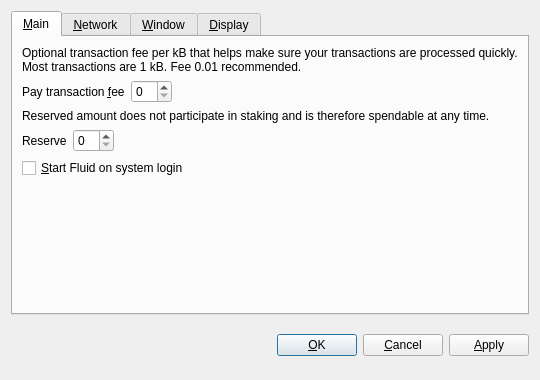
<?xml version="1.0" encoding="UTF-8"?>
<ui version="4.0">
 <class>OptionsDialog</class>
 <widget class="QDialog" name="OptionsDialog">
  <property name="geometry">
   <rect>
    <x>0</x>
    <y>0</y>
    <width>540</width>
    <height>380</height>
   </rect>
  </property>
  <property name="windowTitle">
   <string>Options</string>
  </property>
  <property name="modal">
   <bool>true</bool>
  </property>
  <layout class="QVBoxLayout" name="verticalLayout">
   <item>
    <widget class="QTabWidget" name="tabWidget">
     <property name="tabPosition">
      <enum>QTabWidget::North</enum>
     </property>
     <property name="currentIndex">
      <number>0</number>
     </property>
     <widget class="QWidget" name="tabMain">
      <attribute name="title">
       <string>&amp;Main</string>
      </attribute>
      <layout class="QVBoxLayout" name="verticalLayout_Main">
       <item>
        <widget class="QLabel" name="transactionFeeInfoLabel">
         <property name="text">
          <string>Optional transaction fee per kB that helps make sure your transactions are processed quickly. Most transactions are 1 kB. Fee 0.01 recommended.</string>
         </property>
         <property name="textFormat">
          <enum>Qt::PlainText</enum>
         </property>
         <property name="wordWrap">
          <bool>true</bool>
         </property>
        </widget>
       </item>
       <item>
        <layout class="QHBoxLayout" name="horizontalLayoutFee">
         <item>
          <widget class="QLabel" name="transactionFeeLabel">
           <property name="text">
            <string>Pay transaction &amp;fee</string>
           </property>
           <property name="textFormat">
            <enum>Qt::PlainText</enum>
           </property>
           <property name="buddy">
            <cstring>transactionFee</cstring>
           </property>
          </widget>
         </item>
         <item>
          <widget class="BitcoinAmountField" name="transactionFee"/>
         </item>
         <item>
          <spacer name="horizontalSpacerFee">
           <property name="orientation">
            <enum>Qt::Horizontal</enum>
           </property>
           <property name="sizeHint" stdset="0">
            <size>
             <width>40</width>
             <height>20</height>
            </size>
           </property>
          </spacer>
         </item>
        </layout>
       </item>
       <item>
        <widget class="QLabel" name="reserveBalanceInfoLabel">
         <property name="text">
          <string>Reserved amount does not participate in staking and is therefore spendable at any time.</string>
         </property>
         <property name="textFormat">
          <enum>Qt::PlainText</enum>
         </property>
         <property name="wordWrap">
          <bool>true</bool>
         </property>
        </widget>
       </item>
       <item>
        <layout class="QHBoxLayout" name="horizontalLayoutReserveBalance">
         <item>
          <widget class="QLabel" name="reserveBalanceLabel">
           <property name="text">
            <string>Reserve</string>
           </property>
           <property name="textFormat">
            <enum>Qt::PlainText</enum>
           </property>
           <property name="buddy">
            <cstring>reserveBalance</cstring>
           </property>
          </widget>
         </item>
         <item>
          <widget class="BitcoinAmountField" name="reserveBalance"/>
         </item>
         <item>
          <spacer name="horizontalSpacerReserveBalance">
           <property name="orientation">
            <enum>Qt::Horizontal</enum>
           </property>
           <property name="sizeHint" stdset="0">
            <size>
             <width>40</width>
             <height>20</height>
            </size>
           </property>
          </spacer>
         </item>
        </layout>
       </item>
       <item>
        <widget class="QCheckBox" name="bitcoinAtStartup">
         <property name="toolTip">
          <string>Automatically start Fluid after logging in to the system.</string>
         </property>
         <property name="text">
          <string>&amp;Start Fluid on system login</string>
         </property>
        </widget>
       </item>
       <item>
        <spacer name="verticalSpacer_Main">
         <property name="orientation">
          <enum>Qt::Vertical</enum>
         </property>
         <property name="sizeHint" stdset="0">
          <size>
           <width>20</width>
           <height>40</height>
          </size>
         </property>
        </spacer>
       </item>
      </layout>
     </widget>
     <widget class="QWidget" name="tabNetwork">
      <attribute name="title">
       <string>&amp;Network</string>
      </attribute>
      <layout class="QVBoxLayout" name="verticalLayout_Network">
       <item>
        <widget class="QCheckBox" name="mapPortUpnp">
         <property name="toolTip">
          <string>Automatically open the Fluid client port on the router. This only works when your router supports UPnP and it is enabled.</string>
         </property>
         <property name="text">
          <string>Map port using &amp;UPnP</string>
         </property>
        </widget>
       </item>
       <item>
        <widget class="QCheckBox" name="connectSocks">
         <property name="toolTip">
          <string>Connect to the Fluid network through a SOCKS5 proxy (e.g. when connecting through Tor).</string>
         </property>
         <property name="text">
          <string>&amp;Connect through SOCKS5 proxy:</string>
         </property>
        </widget>
       </item>
       <item>
        <layout class="QHBoxLayout" name="horizontalLayout_Network">
         <item>
          <widget class="QLabel" name="proxyIpLabel">
           <property name="text">
            <string>Proxy &amp;IP:</string>
           </property>
           <property name="textFormat">
            <enum>Qt::PlainText</enum>
           </property>
           <property name="buddy">
            <cstring>proxyIp</cstring>
           </property>
          </widget>
         </item>
         <item>
          <widget class="QValidatedLineEdit" name="proxyIp">
           <property name="maximumSize">
            <size>
             <width>140</width>
             <height>16777215</height>
            </size>
           </property>
           <property name="toolTip">
            <string>IP address of the proxy (e.g. 127.0.0.1)</string>
           </property>
          </widget>
         </item>
         <item>
          <widget class="QLabel" name="proxyPortLabel">
           <property name="text">
            <string>&amp;Port:</string>
           </property>
           <property name="textFormat">
            <enum>Qt::PlainText</enum>
           </property>
           <property name="buddy">
            <cstring>proxyPort</cstring>
           </property>
          </widget>
         </item>
         <item>
          <widget class="QLineEdit" name="proxyPort">
           <property name="maximumSize">
            <size>
             <width>55</width>
             <height>16777215</height>
            </size>
           </property>
           <property name="toolTip">
            <string>Port of the proxy (e.g. 9050)</string>
           </property>
          </widget>
         </item>
         <item>
          <spacer name="horizontalSpacer_Network">
           <property name="orientation">
            <enum>Qt::Horizontal</enum>
           </property>
           <property name="sizeHint" stdset="0">
            <size>
             <width>40</width>
             <height>20</height>
            </size>
           </property>
          </spacer>
         </item>
        </layout>
       </item>
       <item>
        <spacer name="verticalSpacer_Network">
         <property name="orientation">
          <enum>Qt::Vertical</enum>
         </property>
         <property name="sizeHint" stdset="0">
          <size>
           <width>20</width>
           <height>40</height>
          </size>
         </property>
        </spacer>
       </item>
      </layout>
     </widget>
     <widget class="QWidget" name="tabWindow">
      <attribute name="title">
       <string>&amp;Window</string>
      </attribute>
      <layout class="QVBoxLayout" name="verticalLayout_Window">
       <item>
        <widget class="QCheckBox" name="minimizeToTray">
         <property name="toolTip">
          <string>Show only a tray icon after minimizing the window.</string>
         </property>
         <property name="text">
          <string>&amp;Minimize to the tray instead of the taskbar</string>
         </property>
        </widget>
       </item>
       <item>
        <widget class="QCheckBox" name="minimizeOnClose">
         <property name="toolTip">
          <string>Minimize instead of exit the application when the window is closed. When this option is enabled, the application will be closed only after selecting Quit in the menu.</string>
         </property>
         <property name="text">
          <string>M&amp;inimize on close</string>
         </property>
        </widget>
       </item>
       <item>
        <spacer name="verticalSpacer_Window">
         <property name="orientation">
          <enum>Qt::Vertical</enum>
         </property>
         <property name="sizeHint" stdset="0">
          <size>
           <width>20</width>
           <height>40</height>
          </size>
         </property>
        </spacer>
       </item>
      </layout>
     </widget>
     <widget class="QWidget" name="tabDisplay">
      <attribute name="title">
       <string>&amp;Display</string>
      </attribute>
      <layout class="QVBoxLayout" name="verticalLayout_Display">
       <item>
        <layout class="QHBoxLayout" name="horizontalLayout_1_Display">
         <item>
          <widget class="QLabel" name="langLabel">
           <property name="text">
            <string>User Interface &amp;language:</string>
           </property>
           <property name="textFormat">
            <enum>Qt::PlainText</enum>
           </property>
           <property name="buddy">
            <cstring>lang</cstring>
           </property>
          </widget>
         </item>
         <item>
          <widget class="QValueComboBox" name="lang">
           <property name="toolTip">
            <string>The user interface language can be set here. This setting will take effect after restarting Fluid.</string>
           </property>
          </widget>
         </item>
        </layout>
       </item>
       <item>
        <layout class="QHBoxLayout" name="horizontalLayout_2_Display">
         <item>
          <widget class="QLabel" name="unitLabel">
           <property name="text">
            <string>&amp;Unit to show amounts in:</string>
           </property>
           <property name="textFormat">
            <enum>Qt::PlainText</enum>
           </property>
           <property name="buddy">
            <cstring>unit</cstring>
           </property>
          </widget>
         </item>
         <item>
          <widget class="QValueComboBox" name="unit">
           <property name="toolTip">
            <string>Choose the default subdivision unit to show in the interface and when sending coins.</string>
           </property>
          </widget>
         </item>
        </layout>
       </item>
       <item>
        <widget class="QCheckBox" name="coinControlFeatures">
         <property name="toolTip">
          <string>Whether to show coin control features or not.</string>
         </property>
         <property name="text">
          <string>Display coin &amp;control features (experts only!)</string>
         </property>
        </widget>
       </item>
       <item>
        <widget class="QCheckBox" name="useBlackTheme">
         <property name="text">
          <string>Use black visual theme (requires restart)</string>
         </property>
        </widget>
       </item>
       <item>
        <spacer name="verticalSpacer_Display">
         <property name="orientation">
          <enum>Qt::Vertical</enum>
         </property>
         <property name="sizeHint" stdset="0">
          <size>
           <width>20</width>
           <height>40</height>
          </size>
         </property>
        </spacer>
       </item>
      </layout>
     </widget>
    </widget>
   </item>
   <item>
    <layout class="QHBoxLayout" name="horizontalLayout_Buttons">
     <item>
      <spacer name="horizontalSpacer_1">
       <property name="orientation">
        <enum>Qt::Horizontal</enum>
       </property>
       <property name="sizeHint" stdset="0">
        <size>
         <width>40</width>
         <height>48</height>
        </size>
       </property>
      </spacer>
     </item>
     <item>
      <widget class="QLabel" name="statusLabel">
       <property name="font">
        <font>
         <weight>75</weight>
         <bold>true</bold>
        </font>
       </property>
       <property name="text">
        <string/>
       </property>
       <property name="textFormat">
        <enum>Qt::PlainText</enum>
       </property>
       <property name="wordWrap">
        <bool>true</bool>
       </property>
      </widget>
     </item>
     <item>
      <spacer name="horizontalSpacer_2">
       <property name="orientation">
        <enum>Qt::Horizontal</enum>
       </property>
       <property name="sizeHint" stdset="0">
        <size>
         <width>40</width>
         <height>48</height>
        </size>
       </property>
      </spacer>
     </item>
     <item>
      <widget class="QPushButton" name="okButton">
       <property name="text">
        <string>&amp;OK</string>
       </property>
      </widget>
     </item>
     <item>
      <widget class="QPushButton" name="cancelButton">
       <property name="text">
        <string>&amp;Cancel</string>
       </property>
       <property name="autoDefault">
        <bool>false</bool>
       </property>
      </widget>
     </item>
     <item>
      <widget class="QPushButton" name="applyButton">
       <property name="text">
        <string>&amp;Apply</string>
       </property>
       <property name="autoDefault">
        <bool>false</bool>
       </property>
      </widget>
     </item>
    </layout>
   </item>
  </layout>
 </widget>
 <customwidgets>
  <customwidget>
   <class>BitcoinAmountField</class>
   <extends>QSpinBox</extends>
   <header>bitcoinamountfield.h</header>
  </customwidget>
  <customwidget>
   <class>QValueComboBox</class>
   <extends>QComboBox</extends>
   <header>qvaluecombobox.h</header>
  </customwidget>
  <customwidget>
   <class>QValidatedLineEdit</class>
   <extends>QLineEdit</extends>
   <header>qvalidatedlineedit.h</header>
  </customwidget>
 </customwidgets>
 <resources/>
 <connections/>
</ui>
